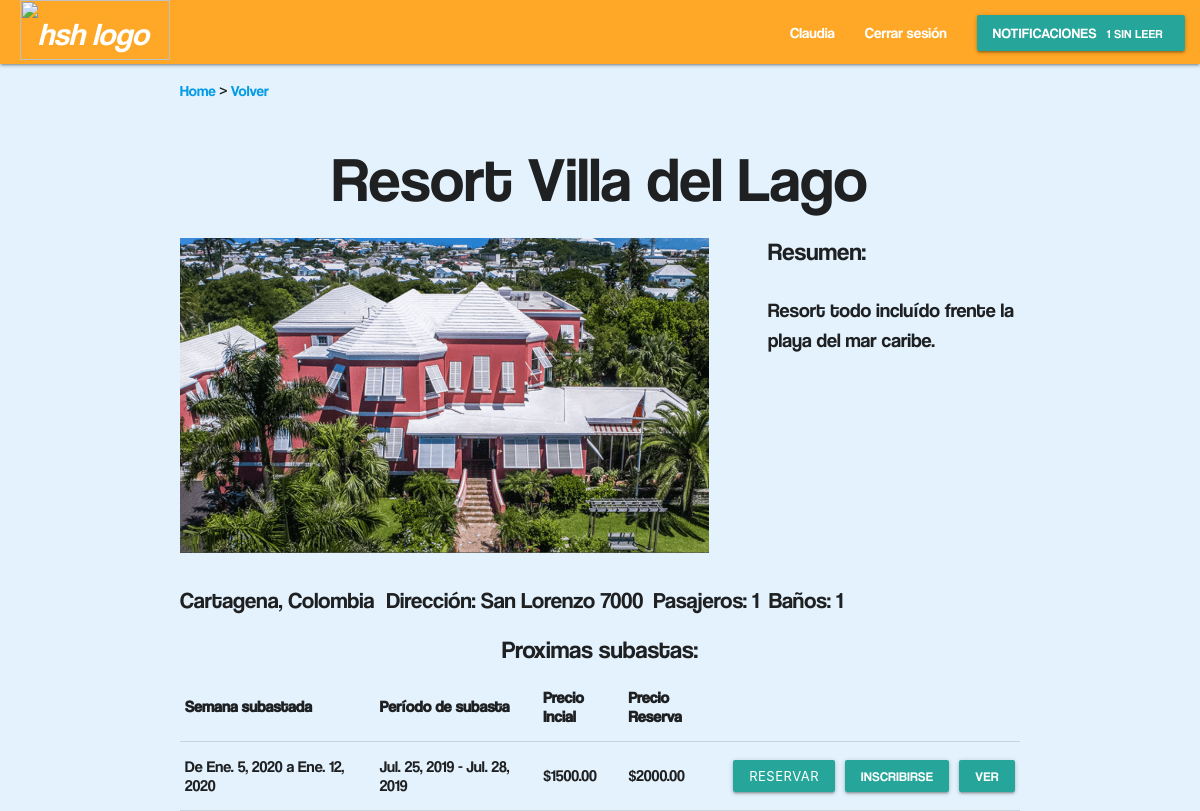
Screenshot of /ver_residencia/6/ (signed in) with the database file from the repository.
### main/models.py (models this page shows, shortened)
class User(AbstractBaseUser, PermissionsMixin):
	email = models.EmailField(_('email address'), unique=True)
	first_name = models.CharField(_('nombre'), max_length=30, blank=True)
	last_name = models.CharField(_('apellido'), max_length=30, blank=True)
	date_joined = models.DateTimeField(_('date joined'), auto_now_add=True)
	is_active = models.BooleanField(_('active'), default=True)
	date_of_birth = models.DateField(_('fecha de nacimiento'))
	nacionalidad = models.CharField(max_length=50)
	creditos = models.IntegerField(default=2)
	premium = models.BooleanField(_('premium estatus'), default=False)
	is_staff = models.BooleanField(
		_('staff status'),
		default=False,
		help_text=_('Designates whether the user can log into this admin site.'),
	)
	metodo_de_pago = models.OneToOneField(
		'Tarjeta',
		on_delete=models.CASCADE,
		related_name='user'
		)
	objects = UserManager()
	USERNAME_FIELD = 'email'
	REQUIRED_FIELDS = []
	class Meta:
		verbose_name = _('cliente')
		verbose_name_plural = _('clientes')
	def tiene_creditos(self):
		return self.creditos > 0

class Residencia(models.Model):
	nombre = models.CharField(max_length=50)
	dirección = models.CharField(max_length=200)
	ciudad = models.CharField(max_length=100)
	pais = models.CharField(max_length=30)
	descripcion = models.TextField()
	habitaciones = models.IntegerField(default=0)
	personas = models.IntegerField(default=0)
	baños = models.IntegerField(default=0)
	def __str__(self):
		return self.nombre
	class Meta:
		ordering = ['nombre']
	def primerFoto(self):
		if self.imagenes.exists():
			return self.imagenes.first().imagen.name[12:]
		else:
			return "fotos/68184730.jpg"

class Imagen(models.Model):
	residencia = models.ForeignKey(Residencia,on_delete=models.CASCADE,related_name='imagenes')
	imagen = models.ImageField(upload_to=('staticfiles/fotos'))

class Semana(models.Model):
	dia_inicial = models.DateField()
	precio_reserva = models.DecimalField(max_digits=11,decimal_places=2)
	def dia_final(self):
		return self.dia_inicial + timedelta(days=7)
	class Meta:
		abstract = True
		ordering = ['dia_inicial', 'residencia']

class Subasta(Semana):
	precio_inicial = models.DecimalField(max_digits=11,decimal_places=2)
	inicio_de_subasta = models.DateField()
	residencia = models.ForeignKey('Residencia',on_delete=models.CASCADE,related_name='subastas')
	usuarios_inscriptos = models.ManyToManyField('User',related_name='inscripciones')
	iniciada = models.BooleanField(default=False)
	def fin_de_subasta(self):
		return (self.inicio_de_subasta + timedelta(days=3))
	def esta_inscripto(self,usuario):
		return self.usuarios_inscriptos.filter(id=usuario.id).exists()

### main/views.py (the view)
# urls.py: path("ver_residencia/<id_residencia>/", views.residencia, name="residencia"),
def residencia(request, id_residencia):
    import datetime
    res = Residencia.objects.get(id=id_residencia)
    subastas = Subasta.objects.filter(residencia=id_residencia)
    user = request.user
    inscripto = {}
    for s in subastas:
        inscripto[s] = s.esta_inscripto(user)
    return render(request=request,
                  template_name="main/residencias/ver_residencia.html",
                  context={"residencia": res,
                           "inscripto": inscripto,
                           "usuario": user,
                           "notificaciones": request.user.notificaciones.all()})

### main/models.py (called while the page is built)
	def __str__(self):
		return self.info

### main/templates/main/residencias/ver_residencia.html (shortened to what this page needs)
{% extends "main/headers/header_logged_in.html" %}
{% load static %}
{% load staticfiles %}
{% block content %}
<body>
  <p>
    <a href="/">Home</a>
      >
      <a href="/buscar_residencias">Volver</a>
    </p>
  <h1 class="centrar">{{residencia.nombre}}</h1>
  <section>
    <div class="columna-grande">
      <img class="imagen-residencia"
      src="{% static residencia.primerFoto %}" alt="Imagen Residencia: {{ residencia.primerFoto }}">
    </div>
    <h5>Resumen:</h5>
    <div class="columna-chica">
      <div class="compacto scrollable">
        <p style="font-size: 20">{{residencia.descripcion}}</p>
      </div>
    </div>
  </section>
  <section>
    <div class="columna-grande" style="width: 100%; font-size: 150%">
      <div style="float: left; margin: 8px 12px 3px 0px">{{residencia.ciudad}}, {{residencia.pais}} </div>
      <div style="float: left; margin: 8px 10px 3px 0px">Dirección: {{residencia.dirección}} </div>
      <div style="float: left; margin: 8px 10px 3px 0px">Pasajeros: {{residencia.personas}} </div>
      <div style="float: left; margin: 8px 10px 3px 0px">Baños: {{residencia.baños}}</div>
    </div>
  </section>
  {% if inscripto %}
    <div style="float: left; width: 100%">
      <h5 class="centrar">Proximas subastas:</h5>
    </div>
  <table style="width:100%">
    <tr>
      <th>Semana subastada</th>
      <th>Período de subasta</th>
      <th>Precio Incial</th>
      <th>Precio Reserva</th>
      <th></th>
      <th></th>
      <th></th>
    </tr>
    {% for s, i in inscripto.items %}
    <tr>
      <td>De {{s.dia_inicial}} a {{s.dia_final}}</td>
      <td>{{s.inicio_de_subasta}} - {{s.fin_de_subasta}}</td>
      <td>${{s.precio_inicial}}</td>
      <td>${{s.precio_reserva}}</td>
      {% if not s.iniciada %}
        {% if user.premium %}
          {% if user.tiene_creditos %}
          <td>
            <button data-target="{{s.id}}" class="waves-effect waves-light btn-small modal-trigger">Reservar</button>
          </td>
          {% else %}
          <td><a href="#" class="waves-effect waves-light disabled btn-small">Reservar<a></td>
          {% endif %}
        {% else %}
          <td><a href="#" class="waves-effect waves-light disabled btn-small">Reservar<a></td>
        {% endif %}
        {% if i %}
          <td><a href="" class="waves-effect waves-light btn-small disabled">Inscripto<a></td>
        {% else %}
          <td><a href="/inscribirse/{{residencia.id}}/{{s.id}}" class="waves-effect waves-light btn-small">Inscribirse<a></td>
        {% endif %}
      {% endif %}
        <td><a href="/subasta/{{s.id}}" class="waves-effect waves-light btn-small">Ver<a></td>
      </tr>
      {% endfor %}
    {% else %}
      <div style="float: left; width: 100%">
        <h5 class="centrar">No hay subastas disponibles</h5>
      </div>
    {% endif %}
</body>
{% endblock %}

### main/templates/main/headers/header_logged_in.html (shortened to what this page needs)
{% extends "main/builder.html" %}
{% load staticfiles %}
{% block builder %}
  <header>
    <div class="navbar-fixed">
      <nav>
        <div class="nav-wrapper #ffa726 orange lighten-1">
          <a href="/" class="brand-logo">
          <img class="logo" src="{% static 'logos/HSH-Complete.svg' %}" alt="hsh logo">
          </a>
          <ul id="nav-mobile" class="right hide-on-med-and-down">
            <li><a href="/perfil">{{request.user.first_name}}</a></li>
            <li><a href="/logout">Cerrar sesión</a></li>
            <li>
              <a class="btn dropdown-trigger" data-target="dropdown2">
                Notificaciones<span class="new badge" data-badge-caption="sin leer">
                {{notificaciones.count}}</span>
              </a>
            </li>
          </ul>
      </nav>
    </div>
    <div class="container">
      {% block content %}
      {% endblock %}
    </div>
  </header>
{% endblock %}

### staticfiles/css/main.css (style rules this page uses)
.centrar { display: flex; justify-content: center; }
body { background: #e3f2fd; font-family: coolvetica; }
.logo { background-size: 300px; background-repeat: no-repeat; width: 150px; height: 60px; margin-left: 20; position: relative; }
.columna-grande { float: left; width: 70%; }
.columna-chica { float: left; width: 30%; }
.imagen-residencia { width: 90%; }
.compacto { height: 300px; }
.scrollable { overflow: auto; }

### rows the page displays
User: user.first_name "Claudia", count "1"
Residencia: nombre "Resort Villa del Lago", id.imagen (picture), descripcion "Resort todo incluído frente la playa del mar caribe.", ciudad "Cartagena", pais "Colombia", dirección "San Lorenzo 7000", personas "1", baños "1"
Subasta: dia_inicial "Ene. 5, 2020", dia_final "Ene. 12, 2020", inicio_de_subasta "Jul. 25, 2019", fin_de_subasta "Jul. 28, 2019", precio_inicial "1500.00", precio_reserva "2000.00"
